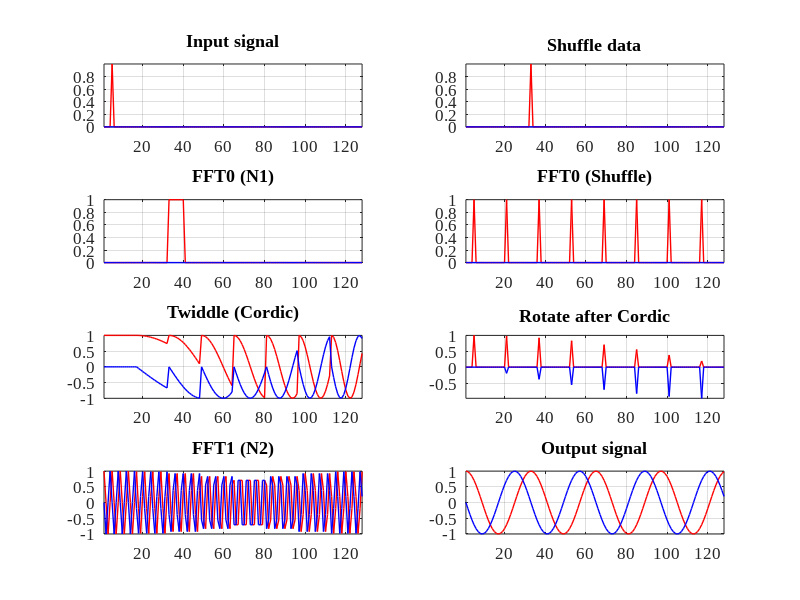

This chart was generated by the following MATLAB code:
%% ------------------------------------------------------------------------
%
% Title       : test_ulfft.m
% Author      : Alexander Kapitanov 
% E-mail      : sallador@bk.ru 
% Version     : 1.0
%
% -------------------------------------------------------------------------
%
% Description : 
%    Testing Ultra Long FFT model
%
% -------------------------------------------------------------------------
%
% Date        : 2018.04.15 
%
%% ------------------------------------------------------------------------ 
%
% GNU GENERAL PUBLIC LICENSE
% Version 3, 29 June 2007
%
% Copyright (c) 2018 Kapitanov Alexander
%
% This program is free software: you can redistribute it and/or modify
% it under the terms of the GNU General Public License as published by
% the Free Software Foundation, either version 3 of the License, or
% (at your option) any later version.
%
% You should have received a copy of the GNU General Public License
% along with this program.  If not, see <http://www.gnu.org/licenses/>.
%
% THERE IS NO WARRANTY FOR THE PROGRAM, TO THE EXTENT PERMITTED BY
% APPLICABLE LAW. EXCEPT WHEN OTHERWISE STATED IN WRITING THE COPYRIGHT 
% HOLDERS AND/OR OTHER PARTIES PROVIDE THE PROGRAM "AS IS" WITHOUT WARRANTY 
% OF ANY KIND, EITHER EXPRESSED OR IMPLIED, INCLUDING, BUT NOT LIMITED TO, 
% THE IMPLIED WARRANTIES OF MERCHANTABILITY AND FITNESS FOR A PARTICULAR 
% PURPOSE.  THE ENTIRE RISK AS TO THE QUALITY AND PERFORMANCE OF THE PROGRAM 
% IS WITH YOU.  SHOULD THE PROGRAM PROVE DEFECTIVE, YOU ASSUME THE COST OF 
%  ALL NECESSARY SERVICING, REPAIR OR CORRECTION. 
%
%% ------------------------------------------------------------------------

% Preparing to work
close all;
clear all;
set(0, 'DefaultAxesFontSize', 12, 'DefaultAxesFontName', 'Times New Roman');
set(0, 'DefaultTextFontSize', 12, 'DefaultTextFontName', 'Times New Roman'); 


%% ---- Settings ----------------------------------------------------------
N1      = 16;           % Colomn
N2      = 8;            % Rows
NFFT    = N1 * N2;      % Total FFT length

Asig    = 1;
Fsig    = 4;
B       = 0.4;

%% ---- Input data for FFT calculate --------------------------------------
Dre = zeros(NFFT, 1);
Dim = zeros(NFFT, 1);

for i = 0:NFFT-1
  Dre(i+1,1) = Asig * cos(Fsig*i* 2*pi/NFFT);
  Dim(i+1,1) = Asig * sin(Fsig*i* 2*pi/NFFT);

  Dre(i+1,1) = Asig * cos((Fsig*i + B*i*i/2) * 2*pi/NFFT) * sin(i * pi / NFFT);
  Dim(i+1,1) = Asig * sin((Fsig*i + B*i*i/2) * 2*pi/NFFT) * sin(i * pi / NFFT);
  
  if (i == 4)
    Dre(i+1,1) = Asig;
    Dim(i+1,1) = 0;
  else
    Dre(i+1,1) = 0;
    Dim(i+1,1) = 0;
  end
end

% Adding noise to real signal
SNR = 90;

DatRe = awgn(Dre, SNR, 0, 1);
DatIm = awgn(Dim, SNR, 0, 1);

DAT_IN = DatRe + 1j*DatIm;

IR0(:,1) = DatRe;
IR0(:,2) = DatIm;

TX(:,1) = real(DAT_IN);
TX(:,2) = imag(DAT_IN);

%% ------------------------------------------------------------------------
%  ---- FFT CALCULATE (ETALON FFT ALGORITHM) ------------------------------
%  ------------------------------------------------------------------------
DFFT0 = fft(DAT_IN);

IX(:,1) = real(DFFT0);
IX(:,2) = imag(DFFT0);

%% ------------------------------------------------------------------------
%  ---- ULTRA LONG FFT ALGORITM FROM 2D FFT + ROTATION --------------------
%  ------------------------------------------------------------------------

% ---- STAGE 0: CREATE MATRIX FOR INPUT DATA ----
DIN = zeros(N1,N2);
for n1 = 1:N1
  for n2 = 1:N2
    DIN(n1, n2) = DAT_IN((n2-1)*N1+n1,1);
  end 
end

DIN_L = zeros(NFFT,1);
for n1 = 1:N1
  for n2 = 1:N2
    DIN_L((n1-1)*N2+n2, 1) = DIN(n1, n2);
  end 
end

IR1(:,1) = real(DIN_L);
IR1(:,2) = imag(DIN_L);

% ---- STAGE 1: CALCULATE FIRST FFT (A) ----
DFFT1 = zeros(N1,N2);
for n1 = 1:N1
  DFFT1(n1,:) = fft(DIN(n1,:));
end

DFFT1_L = zeros(NFFT,1);
for n1 = 1:N1
  for n2 = 1:N2
    DFFT1_L((n1-1)*N2+n2, 1) = DFFT1(n1, n2);
  end 
end

IR2(:,1) = real(DFFT1_L);
IR2(:,2) = imag(DFFT1_L);

% ---- STAGE 2: SHUFFLE FFT RESULT ----
SHF1_L = zeros(NFFT,1);
for n1 = 1:N1
  for n2 = 1:N2
    SHF1_L((n2-1)*N1+n1,1) = DFFT1(n1, n2);
  end 
end

IR3(:,1) = real(SHF1_L);
IR3(:,2) = imag(SHF1_L);

% SHF1 = zeros(N1,N2);
% for n1 = 1:N1
%   for n2 = 1:N2
%     SHF1(n1, n2) = SHF1_L((n1-1)*N2+n2,1);
%   end 
% end

% ---- STAGE 3: ROTATE AFTER SHUFFLER ----
SHW = zeros(N1,N2);
for n1 = 1:N1
  for n2 = 1:N2
    SHW(n1, n2) = exp(-1j*2*pi*(n1-1)*(n2-1)/(N1*N2)); 
  end
end

TWD_L = zeros(NFFT,1);
for n1 = 1:N1
  for n2 = 1:N2
    TWD_L((n2-1)*N1+n1, 1) = SHW(n1, n2);
  end 
end

IR4(:,1) = real(TWD_L);
IR4(:,2) = imag(TWD_L);

% ---- STAGE 4: MULTIPLY DATA ----
MULT = zeros(N1,N2);
for n1 = 1:N1
  for n2 = 1:N2
    MULT(n1, n2) = DFFT1(n1, n2) * SHW(n1, n2);
  end
end

MLT_L = zeros(NFFT,1);
for n1 = 1:N1
  for n2 = 1:N2
    MLT_L((n2-1)*N1+n1, 1) = MULT(n1, n2);
  end 
end

IR5(:,1) = real(MLT_L);
IR5(:,2) = imag(MLT_L);

% ---- STAGE 5: CALCULATE SECOND FFT (B) ----
DFFT2 = zeros(N1,N2);
for n2 = 1:N2
    DFFT2(:,n2) = fft(MULT(:,n2));
end

DFFT2_L = zeros(NFFT,1);
for n1 = 1:N1
  for n2 = 1:N2
    DFFT2_L((n2-1)*N1+n1, 1) = DFFT2(n1, n2);
  end 
end

IR6(:,1) = real(DFFT2_L);
IR6(:,2) = imag(DFFT2_L);

% ---- STAGE 4: CREATE MATRIX FOR OUTPUT DATA ----
DOUT = zeros(NFFT,1);
for n1 = 1:N1
  for n2 = 1:N2
    DOUT((n1-1)*N2+n2, 1) = DFFT2(n1, n2);
  end 
end

IR7(:,1) = real(DOUT);
IR7(:,2) = imag(DOUT);

%% ------------------------------------------------------------------------
%  ---- PLOT DATA: INPUT SIGNAL, FFT0, FFT1, TWIDDLES etc -----------------
%  ------------------------------------------------------------------------
figure('Name', 'Ultra-long FFT', 'NumberTitle','off');
for i = 1:2
  subplot(4,2,1)
  plot(IR0(:, i), '-', 'LineWidth', 1, 'Color', [2-i 0  i-1]);
  grid on; hold on; axis tight;
  title(['Input signal']) 

  subplot(4,2,2)
  plot(IR1(:, i), '-', 'LineWidth', 1, 'Color', [2-i 0  i-1]);
  grid on; hold on; axis tight;
  title(['Shuffle data']) 
  
  subplot(4,2,3)
  plot(IR2(:, i), '-', 'LineWidth', 1, 'Color', [2-i 0  i-1]);
  grid on; hold on; axis tight;
  title(['FFT0 (N1)'])
 
  subplot(4,2,4)
  plot(IR3(:, i), '-', 'LineWidth', 1, 'Color', [2-i 0  i-1]);
  grid on; hold on; axis tight;
  title(['FFT0 (Shuffle)'])
 
  subplot(4,2,5)
  plot(IR4(:, i), '-', 'LineWidth', 1, 'Color', [2-i 0  i-1]);
  grid on; hold on; axis tight;
  title(['Twiddle (Cordic)'])
 
  subplot(4,2,6)
  plot(IR5(:, i), '-', 'LineWidth', 1, 'Color', [2-i 0  i-1]);
  grid on; hold on; axis tight;
  title(['Rotate after Cordic'])

  subplot(4,2,7)
  plot(IR6(:, i), '-', 'LineWidth', 1, 'Color', [2-i 0  i-1]);
  grid on; hold on; axis tight;
  title(['FFT1 (N2)']) 
  
  subplot(4,2,8)
  plot(IR7(:, i), '-', 'LineWidth', 1, 'Color', [2-i 0  i-1]);
  grid on; hold on; axis tight;
  title(['Output signal'])
end

Col = ['k' 'r' 'b' 'g' 'm', 'c', 'y', 'k'];
Val = ['-' '--' ':' '-.'];
%% ------------------------------------------------------------------------